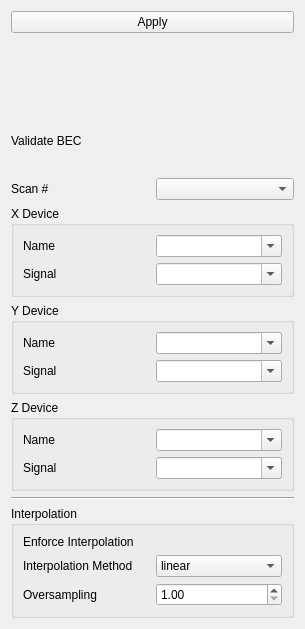
<?xml version="1.0" encoding="UTF-8"?>
<ui version="4.0">
 <class>Form</class>
 <widget class="QWidget" name="Form">
  <property name="geometry">
   <rect>
    <x>0</x>
    <y>0</y>
    <width>305</width>
    <height>629</height>
   </rect>
  </property>
  <property name="maximumSize">
   <size>
    <width>16777215</width>
    <height>629</height>
   </size>
  </property>
  <property name="windowTitle">
   <string>Form</string>
  </property>
  <layout class="QVBoxLayout" name="verticalLayout">
   <item>
    <widget class="QPushButton" name="button_apply">
     <property name="text">
      <string>Apply</string>
     </property>
    </widget>
   </item>
   <item>
    <widget class="BECColorMapWidget" name="color_map"/>
   </item>
   <item>
    <layout class="QHBoxLayout" name="horizontalLayout">
     <item>
      <widget class="QLabel" name="label_7">
       <property name="text">
        <string>Validate BEC</string>
       </property>
      </widget>
     </item>
     <item>
      <widget class="ToggleSwitch" name="validate_bec">
       <property name="checked" stdset="0">
        <bool>true</bool>
       </property>
      </widget>
     </item>
    </layout>
   </item>
   <item>
    <layout class="QHBoxLayout" name="horizontalLayout_scan">
     <item>
      <widget class="QLabel" name="label_scan_index">
       <property name="text">
        <string>Scan #</string>
       </property>
      </widget>
     </item>
     <item>
      <widget class="ScanIndexComboBox" name="scan_index">
       <property name="toolTip">
        <string>Plot the selected scan from history, or 'live' for live acquisition.</string>
       </property>
      </widget>
     </item>
    </layout>
   </item>
   <item>
    <widget class="QGroupBox" name="groupBox">
     <property name="title">
      <string>X Device</string>
     </property>
     <layout class="QGridLayout" name="gridLayout">
      <item row="0" column="0">
       <widget class="QLabel" name="label">
        <property name="text">
         <string>Name</string>
        </property>
       </widget>
      </item>
      <item row="1" column="0">
       <widget class="QLabel" name="label_2">
        <property name="text">
         <string>Signal</string>
        </property>
       </widget>
      </item>
      <item row="0" column="1">
       <widget class="DeviceComboBox" name="device_x">
        <property name="editable">
         <bool>true</bool>
        </property>
        <property name="set_first_element_as_empty" stdset="0">
         <bool>true</bool>
        </property>
       </widget>
      </item>
      <item row="1" column="1">
       <widget class="SignalComboBox" name="signal_x">
        <property name="editable">
         <bool>true</bool>
        </property>
       </widget>
      </item>
     </layout>
    </widget>
   </item>
   <item>
    <widget class="QGroupBox" name="groupBox_2">
     <property name="title">
      <string>Y Device</string>
     </property>
     <layout class="QGridLayout" name="gridLayout_2">
      <item row="0" column="0">
       <widget class="QLabel" name="label_3">
        <property name="text">
         <string>Name</string>
        </property>
       </widget>
      </item>
      <item row="1" column="0">
       <widget class="QLabel" name="label_4">
        <property name="text">
         <string>Signal</string>
        </property>
       </widget>
      </item>
      <item row="0" column="1">
       <widget class="DeviceComboBox" name="device_y">
        <property name="editable">
         <bool>true</bool>
        </property>
        <property name="set_first_element_as_empty" stdset="0">
         <bool>true</bool>
        </property>
       </widget>
      </item>
      <item row="1" column="1">
       <widget class="SignalComboBox" name="signal_y">
        <property name="editable">
         <bool>true</bool>
        </property>
       </widget>
      </item>
     </layout>
    </widget>
   </item>
   <item>
    <widget class="QGroupBox" name="groupBox_3">
     <property name="title">
      <string>Z Device</string>
     </property>
     <layout class="QGridLayout" name="gridLayout_3">
      <item row="0" column="0">
       <widget class="QLabel" name="label_5">
        <property name="text">
         <string>Name</string>
        </property>
       </widget>
      </item>
      <item row="0" column="1">
       <widget class="DeviceComboBox" name="device_z">
        <property name="editable">
         <bool>true</bool>
        </property>
        <property name="set_first_element_as_empty" stdset="0">
         <bool>true</bool>
        </property>
       </widget>
      </item>
      <item row="1" column="1">
       <widget class="SignalComboBox" name="signal_z">
        <property name="editable">
         <bool>true</bool>
        </property>
       </widget>
      </item>
      <item row="1" column="0">
       <widget class="QLabel" name="label_6">
        <property name="text">
         <string>Signal</string>
        </property>
       </widget>
      </item>
     </layout>
    </widget>
   </item>
   <item>
    <widget class="Line" name="line">
     <property name="orientation">
      <enum>Qt::Orientation::Horizontal</enum>
     </property>
    </widget>
   </item>
   <item>
    <widget class="QGroupBox" name="groupBox_4">
     <property name="title">
      <string>Interpolation</string>
     </property>
     <layout class="QGridLayout" name="gridLayout_4">
      <item row="1" column="0">
       <widget class="QLabel" name="label_8">
        <property name="text">
         <string>Interpolation Method</string>
        </property>
       </widget>
      </item>
      <item row="1" column="1">
       <widget class="QComboBox" name="interpolation">
        <item>
         <property name="text">
          <string>linear</string>
         </property>
        </item>
        <item>
         <property name="text">
          <string>nearest</string>
         </property>
        </item>
       </widget>
      </item>
      <item row="0" column="0">
       <widget class="QLabel" name="label_9">
        <property name="text">
         <string>Enforce Interpolation</string>
        </property>
       </widget>
      </item>
      <item row="0" column="1" alignment="Qt::AlignmentFlag::AlignRight">
       <widget class="ToggleSwitch" name="enforce_interpolation">
        <property name="enabled">
         <bool>true</bool>
        </property>
        <property name="checked" stdset="0">
         <bool>false</bool>
        </property>
       </widget>
      </item>
      <item row="2" column="0">
       <widget class="QLabel" name="label_10">
        <property name="text">
         <string>Oversampling</string>
        </property>
       </widget>
      </item>
      <item row="2" column="1">
       <widget class="QDoubleSpinBox" name="oversampling_factor">
        <property name="minimum">
         <double>1.000000000000000</double>
        </property>
        <property name="maximum">
         <double>10.000000000000000</double>
        </property>
       </widget>
      </item>
     </layout>
    </widget>
   </item>
  </layout>
 </widget>
 <customwidgets>
  <customwidget>
   <class>DeviceComboBox</class>
   <extends>QComboBox</extends>
   <header>device_combobox</header>
  </customwidget>
  <customwidget>
   <class>SignalComboBox</class>
   <extends>QComboBox</extends>
   <header>signal_combo_box</header>
  </customwidget>
  <customwidget>
   <class>ToggleSwitch</class>
   <extends>QWidget</extends>
   <header>toggle_switch</header>
  </customwidget>
  <customwidget>
   <class>BECColorMapWidget</class>
   <extends>QWidget</extends>
   <header>bec_color_map_widget</header>
  </customwidget>
  <customwidget>
   <class>ScanIndexComboBox</class>
   <extends>QComboBox</extends>
   <header>scan_index_combo_box</header>
  </customwidget>
 </customwidgets>
 <tabstops>
  <tabstop>device_x</tabstop>
  <tabstop>device_y</tabstop>
  <tabstop>device_z</tabstop>
  <tabstop>button_apply</tabstop>
  <tabstop>signal_x</tabstop>
  <tabstop>signal_y</tabstop>
  <tabstop>signal_z</tabstop>
 </tabstops>
 <resources/>
 <connections>
  <connection>
   <sender>device_x</sender>
   <signal>device_reset()</signal>
   <receiver>signal_x</receiver>
   <slot>reset_selection()</slot>
   <hints>
    <hint type="sourcelabel">
     <x>113</x>
     <y>178</y>
    </hint>
    <hint type="destinationlabel">
     <x>110</x>
     <y>183</y>
    </hint>
   </hints>
  </connection>
  <connection>
   <sender>device_x</sender>
   <signal>currentTextChanged(QString)</signal>
   <receiver>signal_x</receiver>
   <slot>set_device(QString)</slot>
   <hints>
    <hint type="sourcelabel">
     <x>160</x>
     <y>178</y>
    </hint>
    <hint type="destinationlabel">
     <x>159</x>
     <y>188</y>
    </hint>
   </hints>
  </connection>
  <connection>
   <sender>device_y</sender>
   <signal>device_reset()</signal>
   <receiver>signal_y</receiver>
   <slot>reset_selection()</slot>
   <hints>
    <hint type="sourcelabel">
     <x>92</x>
     <y>278</y>
    </hint>
    <hint type="destinationlabel">
     <x>92</x>
     <y>287</y>
    </hint>
   </hints>
  </connection>
  <connection>
   <sender>device_y</sender>
   <signal>currentTextChanged(QString)</signal>
   <receiver>signal_y</receiver>
   <slot>set_device(QString)</slot>
   <hints>
    <hint type="sourcelabel">
     <x>136</x>
     <y>277</y>
    </hint>
    <hint type="destinationlabel">
     <x>135</x>
     <y>290</y>
    </hint>
   </hints>
  </connection>
  <connection>
   <sender>device_z</sender>
   <signal>device_reset()</signal>
   <receiver>signal_z</receiver>
   <slot>reset_selection()</slot>
   <hints>
    <hint type="sourcelabel">
     <x>106</x>
     <y>376</y>
    </hint>
    <hint type="destinationlabel">
     <x>112</x>
     <y>397</y>
    </hint>
   </hints>
  </connection>
  <connection>
   <sender>device_z</sender>
   <signal>currentTextChanged(QString)</signal>
   <receiver>signal_z</receiver>
   <slot>set_device(QString)</slot>
   <hints>
    <hint type="sourcelabel">
     <x>164</x>
     <y>376</y>
    </hint>
    <hint type="destinationlabel">
     <x>168</x>
     <y>389</y>
    </hint>
   </hints>
  </connection>
 </connections>
</ui>
